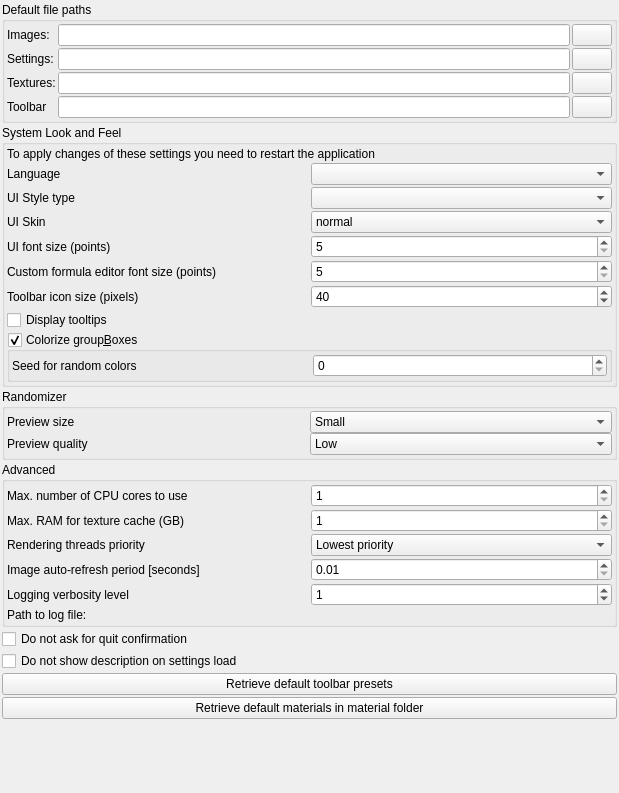
         <widget class="QWidget" name="scrollAreaWidgetContents_general">
          <property name="geometry">
           <rect>
            <x>0</x>
            <y>0</y>
            <width>619</width>
            <height>793</height>
           </rect>
          </property>
          <layout class="QVBoxLayout" name="verticalLayout_general">
           <property name="spacing">
            <number>2</number>
           </property>
           <property name="leftMargin">
            <number>2</number>
           </property>
           <property name="topMargin">
            <number>2</number>
           </property>
           <property name="rightMargin">
            <number>2</number>
           </property>
           <property name="bottomMargin">
            <number>2</number>
           </property>
           <item>
            <widget class="QGroupBox" name="groupBox_file_paths">
             <property name="title">
              <string>Default file paths</string>
             </property>
             <layout class="QVBoxLayout" name="verticalLayout_3">
              <property name="spacing">
               <number>2</number>
              </property>
              <property name="leftMargin">
               <number>2</number>
              </property>
              <property name="topMargin">
               <number>2</number>
              </property>
              <property name="rightMargin">
               <number>2</number>
              </property>
              <property name="bottomMargin">
               <number>2</number>
              </property>
              <item>
               <layout class="QGridLayout" name="gridLayout_file_paths">
                <property name="spacing">
                 <number>2</number>
                </property>
                <item row="2" column="0">
                 <widget class="QLabel" name="label_textures_path">
                  <property name="text">
                   <string>Textures:</string>
                  </property>
                 </widget>
                </item>
                <item row="1" column="2">
                 <widget class="QPushButton" name="pushButton_select_settings_path">
                  <property name="text">
                   <string/>
                  </property>
                  <property name="icon">
                   <iconset theme="folder" resource="icons.qrc">
                    <normaloff>:/system/icons/folder.svg</normaloff>:/system/icons/folder.svg</iconset>
                  </property>
                 </widget>
                </item>
                <item row="0" column="1">
                 <widget class="MyLineEdit" name="text_default_image_path"/>
                </item>
                <item row="1" column="0">
                 <widget class="QLabel" name="label_settings_path">
                  <property name="text">
                   <string>Settings:</string>
                  </property>
                 </widget>
                </item>
                <item row="3" column="0">
                 <widget class="QLabel" name="label_textures_path_2">
                  <property name="text">
                   <string>Toolbar</string>
                  </property>
                 </widget>
                </item>
                <item row="0" column="2">
                 <widget class="QPushButton" name="pushButton_select_image_path">
                  <property name="text">
                   <string/>
                  </property>
                  <property name="icon">
                   <iconset theme="folder" resource="icons.qrc">
                    <normaloff>:/system/icons/folder.svg</normaloff>:/system/icons/folder.svg</iconset>
                  </property>
                 </widget>
                </item>
                <item row="2" column="2">
                 <widget class="QPushButton" name="pushButton_select_textures_path">
                  <property name="text">
                   <string/>
                  </property>
                  <property name="icon">
                   <iconset theme="folder" resource="icons.qrc">
                    <normaloff>:/system/icons/folder.svg</normaloff>:/system/icons/folder.svg</iconset>
                  </property>
                 </widget>
                </item>
                <item row="2" column="1">
                 <widget class="MyLineEdit" name="text_default_textures_path"/>
                </item>
                <item row="1" column="1">
                 <widget class="MyLineEdit" name="text_default_settings_path"/>
                </item>
                <item row="0" column="0">
                 <widget class="QLabel" name="label_image_path">
                  <property name="text">
                   <string>Images:</string>
                  </property>
                 </widget>
                </item>
                <item row="3" column="1">
                 <widget class="MyLineEdit" name="text_toolbar_path"/>
                </item>
                <item row="3" column="2">
                 <widget class="QPushButton" name="pushButton_select_toolbar_path">
                  <property name="text">
                   <string/>
                  </property>
                  <property name="icon">
                   <iconset theme="folder" resource="icons.qrc">
                    <normaloff>:/system/icons/folder.svg</normaloff>:/system/icons/folder.svg</iconset>
                  </property>
                 </widget>
                </item>
               </layout>
              </item>
             </layout>
            </widget>
           </item>
           <item>
            <widget class="QGroupBox" name="groupBox_system_look_and_feel">
             <property name="title">
              <string>System Look and Feel</string>
             </property>
             <layout class="QVBoxLayout" name="verticalLayout_5">
              <property name="spacing">
               <number>2</number>
              </property>
              <property name="leftMargin">
               <number>2</number>
              </property>
              <property name="topMargin">
               <number>2</number>
              </property>
              <property name="rightMargin">
               <number>2</number>
              </property>
              <property name="bottomMargin">
               <number>2</number>
              </property>
              <item>
               <widget class="QLabel" name="label">
                <property name="text">
                 <string>To apply changes of these settings you need to restart the application</string>
                </property>
               </widget>
              </item>
              <item>
               <layout class="QGridLayout" name="gridLayout_system_look_and_feel">
                <property name="spacing">
                 <number>2</number>
                </property>
                <item row="1" column="0">
                 <widget class="QLabel" name="label_6">
                  <property name="text">
                   <string>UI Style type</string>
                  </property>
                 </widget>
                </item>
                <item row="5" column="0">
                 <widget class="QLabel" name="label_toolbar_icon_size">
                  <property name="text">
                   <string>Toolbar icon size (pixels)</string>
                  </property>
                 </widget>
                </item>
                <item row="6" column="0" colspan="2">
                 <widget class="MyCheckBox" name="checkBox_display_tooltips">
                  <property name="text">
                   <string>Display tooltips</string>
                  </property>
                 </widget>
                </item>
                <item row="2" column="0">
                 <widget class="QLabel" name="label_4">
                  <property name="text">
                   <string>UI Skin</string>
                  </property>
                 </widget>
                </item>
                <item row="3" column="0">
                 <widget class="QLabel" name="label_7">
                  <property name="text">
                   <string>UI font size (points)</string>
                  </property>
                 </widget>
                </item>
                <item row="2" column="1">
                 <widget class="MyComboBox" name="comboBox_ui_skin">
                  <item>
                   <property name="text">
                    <string>normal</string>
                   </property>
                  </item>
                  <item>
                   <property name="text">
                    <string>dark</string>
                   </property>
                  </item>
                  <item>
                   <property name="text">
                    <string>light</string>
                   </property>
                  </item>
                  <item>
                   <property name="text">
                    <string>space light</string>
                   </property>
                  </item>
                  <item>
                   <property name="text">
                    <string>space dark</string>
                   </property>
                  </item>
                  <item>
                   <property name="text">
                    <string>space dark green</string>
                   </property>
                  </item>
                  <item>
                   <property name="text">
                    <string>space dark blue</string>
                   </property>
                  </item>
                  <item>
                   <property name="text">
                    <string>space dark red</string>
                   </property>
                  </item>
                 </widget>
                </item>
                <item row="0" column="0">
                 <widget class="QLabel" name="label_11">
                  <property name="text">
                   <string>Language</string>
                  </property>
                 </widget>
                </item>
                <item row="7" column="0" colspan="2">
                 <widget class="MyGroupBox" name="groupCheck_ui_colorize">
                  <property name="title">
                   <string>Colorize group&amp;Boxes</string>
                  </property>
                  <property name="checkable">
                   <bool>true</bool>
                  </property>
                  <layout class="QVBoxLayout" name="verticalLayout_2">
                   <property name="leftMargin">
                    <number>2</number>
                   </property>
                   <property name="topMargin">
                    <number>2</number>
                   </property>
                   <property name="rightMargin">
                    <number>2</number>
                   </property>
                   <property name="bottomMargin">
                    <number>2</number>
                   </property>
                   <item>
                    <layout class="QGridLayout" name="gridLayout_3">
                     <item row="0" column="0">
                      <widget class="QLabel" name="label_16">
                       <property name="text">
                        <string>Seed for random colors</string>
                       </property>
                      </widget>
                     </item>
                     <item row="0" column="1">
                      <widget class="MySpinBox" name="spinboxInt_ui_colorize_random_seed">
                       <property name="minimum">
                        <number>0</number>
                       </property>
                       <property name="maximum">
                        <number>65535</number>
                       </property>
                       <property name="value">
                        <number>0</number>
                       </property>
                      </widget>
                     </item>
                    </layout>
                   </item>
                  </layout>
                 </widget>
                </item>
                <item row="1" column="1">
                 <widget class="MyComboBox" name="comboBox_ui_style_type"/>
                </item>
                <item row="5" column="1">
                 <widget class="MySpinBox" name="spinboxInt_toolbar_icon_size">
                  <property name="minimum">
                   <number>20</number>
                  </property>
                  <property name="maximum">
                   <number>400</number>
                  </property>
                  <property name="value">
                   <number>40</number>
                  </property>
                 </widget>
                </item>
                <item row="3" column="1">
                 <widget class="MySpinBox" name="spinboxInt_ui_font_size">
                  <property name="minimum">
                   <number>5</number>
                  </property>
                  <property name="maximum">
                   <number>50</number>
                  </property>
                 </widget>
                </item>
                <item row="0" column="1">
                 <widget class="QComboBox" name="comboboxLanguage">
                  <property name="toolTip">
                   <string>&lt;html&gt;&lt;head/&gt;&lt;body&gt;&lt;p&gt;Language of application texts.&lt;/p&gt;&lt;p&gt;You need to restart application to apply changes.&lt;/p&gt;&lt;/body&gt;&lt;/html&gt;</string>
                  </property>
                 </widget>
                </item>
                <item row="4" column="0">
                 <widget class="QLabel" name="label_19">
                  <property name="text">
                   <string>Custom formula editor font size (points)</string>
                  </property>
                  <property name="wordWrap">
                   <bool>true</bool>
                  </property>
                 </widget>
                </item>
                <item row="4" column="1">
                 <widget class="MySpinBox" name="spinboxInt_custom_formula_font_size">
                  <property name="minimum">
                   <number>5</number>
                  </property>
                  <property name="maximum">
                   <number>50</number>
                  </property>
                 </widget>
                </item>
               </layout>
              </item>
             </layout>
            </widget>
           </item>
           <item>
            <widget class="QGroupBox" name="groupBox">
             <property name="title">
              <string>Randomizer</string>
             </property>
             <layout class="QVBoxLayout" name="verticalLayout_11">
              <property name="leftMargin">
               <number>2</number>
              </property>
              <property name="topMargin">
               <number>2</number>
              </property>
              <property name="rightMargin">
               <number>2</number>
              </property>
              <property name="bottomMargin">
               <number>2</number>
              </property>
              <item>
               <layout class="QGridLayout" name="gridLayout_5">
                <property name="spacing">
                 <number>0</number>
                </property>
                <item row="0" column="1">
                 <widget class="MyComboBox" name="comboBox_randomizer_preview_size">
                  <item>
                   <property name="text">
                    <string>Small</string>
                   </property>
                  </item>
                  <item>
                   <property name="text">
                    <string>Medium</string>
                   </property>
                  </item>
                  <item>
                   <property name="text">
                    <string>Big</string>
                   </property>
                  </item>
                 </widget>
                </item>
                <item row="0" column="0">
                 <widget class="QLabel" name="label_17">
                  <property name="text">
                   <string>Preview size</string>
                  </property>
                 </widget>
                </item>
                <item row="1" column="0">
                 <widget class="QLabel" name="label_18">
                  <property name="text">
                   <string>Preview quality</string>
                  </property>
                 </widget>
                </item>
                <item row="1" column="1">
                 <widget class="MyComboBox" name="comboBox_randomizer_preview_quality">
                  <item>
                   <property name="text">
                    <string>Low</string>
                   </property>
                  </item>
                  <item>
                   <property name="text">
                    <string>Medium</string>
                   </property>
                  </item>
                  <item>
                   <property name="text">
                    <string>High</string>
                   </property>
                  </item>
                 </widget>
                </item>
               </layout>
              </item>
             </layout>
            </widget>
           </item>
           <item>
            <widget class="QGroupBox" name="groupBox_system_look_and_feel_2">
             <property name="title">
              <string>Advanced</string>
             </property>
             <layout class="QVBoxLayout" name="verticalLayout_9">
              <property name="spacing">
               <number>2</number>
              </property>
              <property name="leftMargin">
               <number>2</number>
              </property>
              <property name="topMargin">
               <number>2</number>
              </property>
              <property name="rightMargin">
               <number>2</number>
              </property>
              <property name="bottomMargin">
               <number>2</number>
              </property>
              <item>
               <layout class="QGridLayout" name="gridLayout">
                <property name="topMargin">
                 <number>0</number>
                </property>
                <property name="spacing">
                 <number>2</number>
                </property>
                <item row="0" column="0">
                 <widget class="QLabel" name="label_14">
                  <property name="text">
                   <string>Max. number of CPU cores to use</string>
                  </property>
                 </widget>
                </item>
                <item row="0" column="1">
                 <widget class="MySpinBox" name="spinboxInt_limit_CPU_cores">
                  <property name="minimum">
                   <number>1</number>
                  </property>
                  <property name="maximum">
                   <number>1000</number>
                  </property>
                 </widget>
                </item>
                <item row="1" column="0">
                 <widget class="QLabel" name="label_20">
                  <property name="text">
                   <string>Max. RAM for texture cache (GB)</string>
                  </property>
                 </widget>
                </item>
                <item row="1" column="1">
                 <widget class="MySpinBox" name="spinboxInt_maximum_texture_cache_size">
                  <property name="minimum">
                   <number>1</number>
                  </property>
                  <property name="maximum">
                   <number>1024</number>
                  </property>
                  <property name="singleStep">
                   <number>1</number>
                  </property>
                 </widget>
                </item>
               </layout>
              </item>
              <item>
               <layout class="QGridLayout" name="gridLayout_system_look_and_feel_2">
                <property name="spacing">
                 <number>2</number>
                </property>
                <item row="2" column="0">
                 <widget class="QLabel" name="label_13">
                  <property name="text">
                   <string>Logging verbosity level</string>
                  </property>
                 </widget>
                </item>
                <item row="2" column="1">
                 <widget class="MySpinBox" name="spinboxInt_logging_verbosity">
                  <property name="minimum">
                   <number>0</number>
                  </property>
                  <property name="maximum">
                   <number>3</number>
                  </property>
                  <property name="value">
                   <number>1</number>
                  </property>
                 </widget>
                </item>
                <item row="0" column="1">
                 <widget class="MyComboBox" name="comboBox_threads_priority">
                  <property name="frame">
                   <bool>true</bool>
                  </property>
                  <item>
                   <property name="text">
                    <string>Lowest priority</string>
                   </property>
                  </item>
                  <item>
                   <property name="text">
                    <string>Low priority</string>
                   </property>
                  </item>
                  <item>
                   <property name="text">
                    <string>Normal priority</string>
                   </property>
                  </item>
                  <item>
                   <property name="text">
                    <string>High priority</string>
                   </property>
                  </item>
                 </widget>
                </item>
                <item row="0" column="0">
                 <widget class="QLabel" name="label_threads_priority">
                  <property name="text">
                   <string>Rendering threads priority</string>
                  </property>
                 </widget>
                </item>
                <item row="1" column="0">
                 <widget class="QLabel" name="label_15">
                  <property name="text">
                   <string>Image auto-refresh period [seconds]</string>
                  </property>
                 </widget>
                </item>
                <item row="1" column="1">
                 <widget class="MyDoubleSpinBox" name="spinbox_auto_refresh_period">
                  <property name="sizePolicy">
                   <sizepolicy hsizetype="Minimum" vsizetype="Maximum">
                    <horstretch>0</horstretch>
                    <verstretch>0</verstretch>
                   </sizepolicy>
                  </property>
                  <property name="toolTip">
                   <string>&lt;html&gt;&lt;head/&gt;&lt;body&gt;&lt;p&gt;Multiplies fractal c constant by this value.&lt;/p&gt;&lt;/body&gt;&lt;/html&gt;</string>
                  </property>
                  <property name="prefix">
                   <string/>
                  </property>
                  <property name="suffix">
                   <string/>
                  </property>
                  <property name="decimals">
                   <number>2</number>
                  </property>
                  <property name="minimum">
                   <double>0.010000000000000</double>
                  </property>
                  <property name="maximum">
                   <double>100.000000000000000</double>
                  </property>
                  <property name="singleStep">
                   <double>0.100000000000000</double>
                  </property>
                 </widget>
                </item>
               </layout>
              </item>
              <item>
               <widget class="QLabel" name="label_path_to_logfile">
                <property name="text">
                 <string>Path to log file:</string>
                </property>
                <property name="wordWrap">
                 <bool>true</bool>
                </property>
               </widget>
              </item>
             </layout>
            </widget>
           </item>
           <item>
            <widget class="MyCheckBox" name="checkBox_quit_do_not_ask_again">
             <property name="text">
              <string>Do not ask for quit confirmation</string>
             </property>
            </widget>
           </item>
           <item>
            <widget class="MyCheckBox" name="checkBox_description_popup_do_not_show_again">
             <property name="text">
              <string>Do not show description on settings load</string>
             </property>
            </widget>
           </item>
           <item>
            <widget class="QPushButton" name="pushButton_retrieve_toolbar">
             <property name="text">
              <string>Retrieve default toolbar presets</string>
             </property>
            </widget>
           </item>
           <item>
            <widget class="QPushButton" name="pushButton_retrieve_materials">
             <property name="text">
              <string>Retrieve default materials in material folder</string>
             </property>
            </widget>
           </item>
           <item>
            <spacer name="verticalSpacer">
             <property name="orientation">
              <enum>Qt::Vertical</enum>
             </property>
             <property name="sizeHint" stdset="0">
              <size>
               <width>20</width>
               <height>40</height>
              </size>
             </property>
            </spacer>
           </item>
          </layout>
         </widget>
